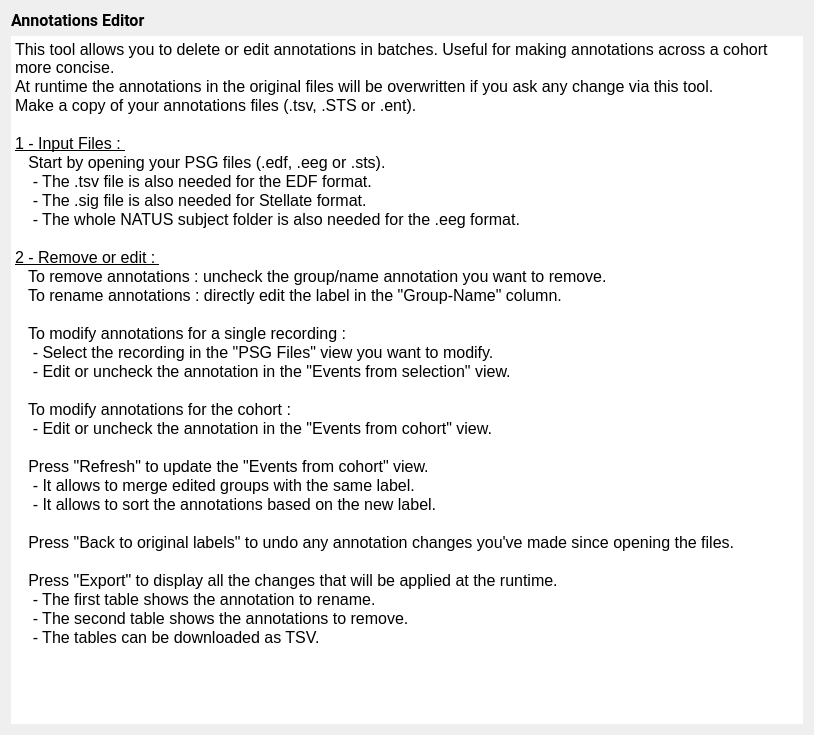
<?xml version="1.0" encoding="UTF-8"?>
<ui version="4.0">
 <class>AnnotIntroStep</class>
 <widget class="QWidget" name="AnnotIntroStep">
  <property name="geometry">
   <rect>
    <x>0</x>
    <y>0</y>
    <width>814</width>
    <height>735</height>
   </rect>
  </property>
  <property name="windowTitle">
   <string/>
  </property>
  <property name="styleSheet">
   <string notr="true">font: 12pt &quot;Roboto&quot;;</string>
  </property>
  <layout class="QHBoxLayout" name="horizontalLayout">
   <item>
    <layout class="QVBoxLayout" name="verticalLayout">
     <item>
      <widget class="QLabel" name="label">
       <property name="font">
        <font>
         <family>Roboto</family>
         <pointsize>12</pointsize>
         <weight>50</weight>
         <italic>false</italic>
         <bold>false</bold>
        </font>
       </property>
       <property name="text">
        <string>&lt;html&gt;&lt;head/&gt;&lt;body&gt;&lt;p&gt;&lt;span style=&quot; font-weight:600;&quot;&gt;Annotations Editor&lt;/span&gt;&lt;/p&gt;&lt;/body&gt;&lt;/html&gt;</string>
       </property>
      </widget>
     </item>
     <item>
      <widget class="QTextEdit" name="textEdit">
       <property name="frameShape">
        <enum>QFrame::NoFrame</enum>
       </property>
       <property name="frameShadow">
        <enum>QFrame::Plain</enum>
       </property>
       <property name="readOnly">
        <bool>true</bool>
       </property>
       <property name="html">
        <string>&lt;!DOCTYPE HTML PUBLIC &quot;-//W3C//DTD HTML 4.0//EN&quot; &quot;http://www.w3.org/TR/REC-html40/strict.dtd&quot;&gt;
&lt;html&gt;&lt;head&gt;&lt;meta name=&quot;qrichtext&quot; content=&quot;1&quot; /&gt;&lt;style type=&quot;text/css&quot;&gt;
p, li { white-space: pre-wrap; }
&lt;/style&gt;&lt;/head&gt;&lt;body style=&quot; font-family:'Roboto'; font-size:12pt font-weight:400; font-style:normal;&quot;&gt;
&lt;p style=&quot; margin-top:0px; margin-bottom:0px; margin-left:0px; margin-right:0px; -qt-block-indent:0; text-indent:0px;&quot;&gt;&lt;span style=&quot; font-family:'Roboto'; font-size:12pt;&quot;&gt;This tool allows you to delete or edit annotations in batches. Useful for making annotations across a cohort more concise. &lt;/span&gt;&lt;/p&gt;
&lt;p style=&quot; margin-top:0px; margin-bottom:0px; margin-left:0px; margin-right:0px; -qt-block-indent:0; text-indent:0px;&quot;&gt;&lt;span style=&quot; font-family:'Roboto'; font-size:12pt;&quot;&gt;At runtime the annotations in the original files will be overwritten if you ask any change via this tool.&lt;/span&gt;&lt;/p&gt;
&lt;p style=&quot; margin-top:0px; margin-bottom:0px; margin-left:0px; margin-right:0px; -qt-block-indent:0; text-indent:0px;&quot;&gt;&lt;span style=&quot; font-family:'Roboto'; font-size:12pt;&quot;&gt;Make a copy of your annotations files (.tsv, .STS or .ent).&lt;/span&gt;&lt;/p&gt;
&lt;p style=&quot;-qt-paragraph-type:empty; margin-top:0px; margin-bottom:0px; margin-left:0px; margin-right:0px; -qt-block-indent:0; text-indent:0px; font-family:'Roboto'; font-size:12pt;&quot;&gt;&lt;br /&gt;&lt;/p&gt;
&lt;p style=&quot; margin-top:0px; margin-bottom:0px; margin-left:0px; margin-right:0px; -qt-block-indent:0; text-indent:0px;&quot;&gt;&lt;span style=&quot; font-family:'Roboto'; font-size:12pt; text-decoration: underline;&quot;&gt;1 - Input Files : &lt;/span&gt;&lt;/p&gt;
&lt;p style=&quot; margin-top:0px; margin-bottom:0px; margin-left:0px; margin-right:0px; -qt-block-indent:0; text-indent:0px;&quot;&gt;&lt;span style=&quot; font-family:'Roboto'; font-size:12pt;&quot;&gt;   Start by opening your PSG files (.edf, .eeg or .sts). &lt;/span&gt;&lt;/p&gt;
&lt;p style=&quot; margin-top:0px; margin-bottom:0px; margin-left:0px; margin-right:0px; -qt-block-indent:0; text-indent:0px;&quot;&gt;&lt;span style=&quot; font-family:'Roboto'; font-size:12pt;&quot;&gt;    - The .tsv file is also needed for the EDF format. &lt;/span&gt;&lt;/p&gt;
&lt;p style=&quot; margin-top:0px; margin-bottom:0px; margin-left:0px; margin-right:0px; -qt-block-indent:0; text-indent:0px;&quot;&gt;&lt;span style=&quot; font-family:'Roboto'; font-size:12pt;&quot;&gt;    - The .sig file is also needed for Stellate format. &lt;/span&gt;&lt;/p&gt;
&lt;p style=&quot; margin-top:0px; margin-bottom:0px; margin-left:0px; margin-right:0px; -qt-block-indent:0; text-indent:0px;&quot;&gt;&lt;span style=&quot; font-family:'Roboto'; font-size:12pt;&quot;&gt;    - The whole NATUS subject folder is also needed for the .eeg format.&lt;/span&gt;&lt;/p&gt;
&lt;p style=&quot;-qt-paragraph-type:empty; margin-top:0px; margin-bottom:0px; margin-left:0px; margin-right:0px; -qt-block-indent:0; text-indent:0px; font-family:'Roboto'; font-size:12pt;&quot;&gt;&lt;br /&gt;&lt;/p&gt;
&lt;p style=&quot; margin-top:0px; margin-bottom:0px; margin-left:0px; margin-right:0px; -qt-block-indent:0; text-indent:0px;&quot;&gt;&lt;span style=&quot; font-family:'Roboto'; font-size:12pt; text-decoration: underline;&quot;&gt;2 - Remove or edit : &lt;/span&gt;&lt;/p&gt;
&lt;p style=&quot; margin-top:0px; margin-bottom:0px; margin-left:0px; margin-right:0px; -qt-block-indent:0; text-indent:0px;&quot;&gt;&lt;span style=&quot; font-family:'Roboto'; font-size:12pt;&quot;&gt;   To remove annotations : uncheck the group/name annotation you want to remove.&lt;/span&gt;&lt;/p&gt;
&lt;p style=&quot; margin-top:0px; margin-bottom:0px; margin-left:0px; margin-right:0px; -qt-block-indent:0; text-indent:0px;&quot;&gt;&lt;span style=&quot; font-family:'Roboto'; font-size:12pt;&quot;&gt;   To rename annotations : directly edit the label in the &amp;quot;Group-Name&amp;quot; column.&lt;/span&gt;&lt;/p&gt;
&lt;p style=&quot;-qt-paragraph-type:empty; margin-top:0px; margin-bottom:0px; margin-left:0px; margin-right:0px; -qt-block-indent:0; text-indent:0px; font-family:'Roboto'; font-size:12pt;&quot;&gt;&lt;br /&gt;&lt;/p&gt;
&lt;p style=&quot; margin-top:0px; margin-bottom:0px; margin-left:0px; margin-right:0px; -qt-block-indent:0; text-indent:0px;&quot;&gt;&lt;span style=&quot; font-family:'Roboto'; font-size:12pt;&quot;&gt;   To modify annotations for a single recording :&lt;/span&gt;&lt;/p&gt;
&lt;p style=&quot; margin-top:0px; margin-bottom:0px; margin-left:0px; margin-right:0px; -qt-block-indent:0; text-indent:0px;&quot;&gt;&lt;span style=&quot; font-family:'Roboto'; font-size:12pt;&quot;&gt;    - Select the recording in the &amp;quot;PSG Files&amp;quot; view you want to modify.&lt;/span&gt;&lt;/p&gt;
&lt;p style=&quot; margin-top:0px; margin-bottom:0px; margin-left:0px; margin-right:0px; -qt-block-indent:0; text-indent:0px;&quot;&gt;&lt;span style=&quot; font-family:'Roboto'; font-size:12pt;&quot;&gt;    - Edit or uncheck the annotation in the &amp;quot;Events from selection&amp;quot; view.&lt;/span&gt;&lt;/p&gt;
&lt;p style=&quot;-qt-paragraph-type:empty; margin-top:0px; margin-bottom:0px; margin-left:0px; margin-right:0px; -qt-block-indent:0; text-indent:0px; font-family:'Roboto'; font-size:12pt;&quot;&gt;&lt;br /&gt;&lt;/p&gt;
&lt;p style=&quot; margin-top:0px; margin-bottom:0px; margin-left:0px; margin-right:0px; -qt-block-indent:0; text-indent:0px;&quot;&gt;&lt;span style=&quot; font-family:'Roboto'; font-size:12pt;&quot;&gt;   To modify annotations for the cohort :&lt;/span&gt;&lt;/p&gt;
&lt;p style=&quot; margin-top:0px; margin-bottom:0px; margin-left:0px; margin-right:0px; -qt-block-indent:0; text-indent:0px;&quot;&gt;&lt;span style=&quot; font-family:'Roboto'; font-size:12pt;&quot;&gt;    - Edit or uncheck the annotation in the &amp;quot;Events from cohort&amp;quot; view.&lt;/span&gt;&lt;/p&gt;
&lt;p style=&quot;-qt-paragraph-type:empty; margin-top:0px; margin-bottom:0px; margin-left:0px; margin-right:0px; -qt-block-indent:0; text-indent:0px; font-family:'Roboto'; font-size:12pt;&quot;&gt;&lt;br /&gt;&lt;/p&gt;
&lt;p style=&quot; margin-top:0px; margin-bottom:0px; margin-left:0px; margin-right:0px; -qt-block-indent:0; text-indent:0px;&quot;&gt;&lt;span style=&quot; font-family:'Roboto'; font-size:12pt;&quot;&gt;   Press &amp;quot;Refresh&amp;quot; to update the &amp;quot;Events from cohort&amp;quot; view.&lt;/span&gt;&lt;/p&gt;
&lt;p style=&quot; margin-top:0px; margin-bottom:0px; margin-left:0px; margin-right:0px; -qt-block-indent:0; text-indent:0px;&quot;&gt;&lt;span style=&quot; font-family:'Roboto'; font-size:12pt;&quot;&gt;    - It allows to merge edited groups with the same label.&lt;/span&gt;&lt;/p&gt;
&lt;p style=&quot; margin-top:0px; margin-bottom:0px; margin-left:0px; margin-right:0px; -qt-block-indent:0; text-indent:0px;&quot;&gt;&lt;span style=&quot; font-family:'Roboto'; font-size:12pt;&quot;&gt;    - It allows to sort the annotations based on the new label.&lt;/span&gt;&lt;/p&gt;
&lt;p style=&quot;-qt-paragraph-type:empty; margin-top:0px; margin-bottom:0px; margin-left:0px; margin-right:0px; -qt-block-indent:0; text-indent:0px; font-family:'Roboto'; font-size:12pt;&quot;&gt;&lt;br /&gt;&lt;/p&gt;
&lt;p style=&quot; margin-top:0px; margin-bottom:0px; margin-left:0px; margin-right:0px; -qt-block-indent:0; text-indent:0px;&quot;&gt;&lt;span style=&quot; font-family:'Roboto'; font-size:12pt;&quot;&gt;   Press &amp;quot;Back to original labels&amp;quot; to undo any annotation changes you've made since opening the files.&lt;/span&gt;&lt;/p&gt;
&lt;p style=&quot;-qt-paragraph-type:empty; margin-top:0px; margin-bottom:0px; margin-left:0px; margin-right:0px; -qt-block-indent:0; text-indent:0px; font-family:'Roboto'; font-size:12pt;&quot;&gt;&lt;br /&gt;&lt;/p&gt;
&lt;p style=&quot; margin-top:0px; margin-bottom:0px; margin-left:0px; margin-right:0px; -qt-block-indent:0; text-indent:0px;&quot;&gt;&lt;span style=&quot; font-family:'Roboto'; font-size:12pt;&quot;&gt;   Press &amp;quot;Export&amp;quot; to display all the changes that will be applied at the runtime.&lt;/span&gt;&lt;/p&gt;
&lt;p style=&quot; margin-top:0px; margin-bottom:0px; margin-left:0px; margin-right:0px; -qt-block-indent:0; text-indent:0px;&quot;&gt;&lt;span style=&quot; font-family:'Roboto'; font-size:12pt;&quot;&gt;    - The first table shows the annotation to rename.&lt;/span&gt;&lt;/p&gt;
&lt;p style=&quot; margin-top:0px; margin-bottom:0px; margin-left:0px; margin-right:0px; -qt-block-indent:0; text-indent:0px;&quot;&gt;&lt;span style=&quot; font-family:'Roboto'; font-size:12pt;&quot;&gt;    - The second table shows the annotations to remove.&lt;/span&gt;&lt;/p&gt;
&lt;p style=&quot; margin-top:0px; margin-bottom:0px; margin-left:0px; margin-right:0px; -qt-block-indent:0; text-indent:0px;&quot;&gt;&lt;span style=&quot; font-family:'Roboto'; font-size:12pt;&quot;&gt;    - The tables can be downloaded as TSV.&lt;/span&gt;&lt;/p&gt;&lt;/body&gt;&lt;/html&gt;</string>
       </property>
      </widget>
     </item>
    </layout>
   </item>
  </layout>
 </widget>
 <resources>
  <include location="../../../../../scinodes_poc/src/main/python/ui/themes/themes.qrc"/>
 </resources>
 <connections/>
</ui>
